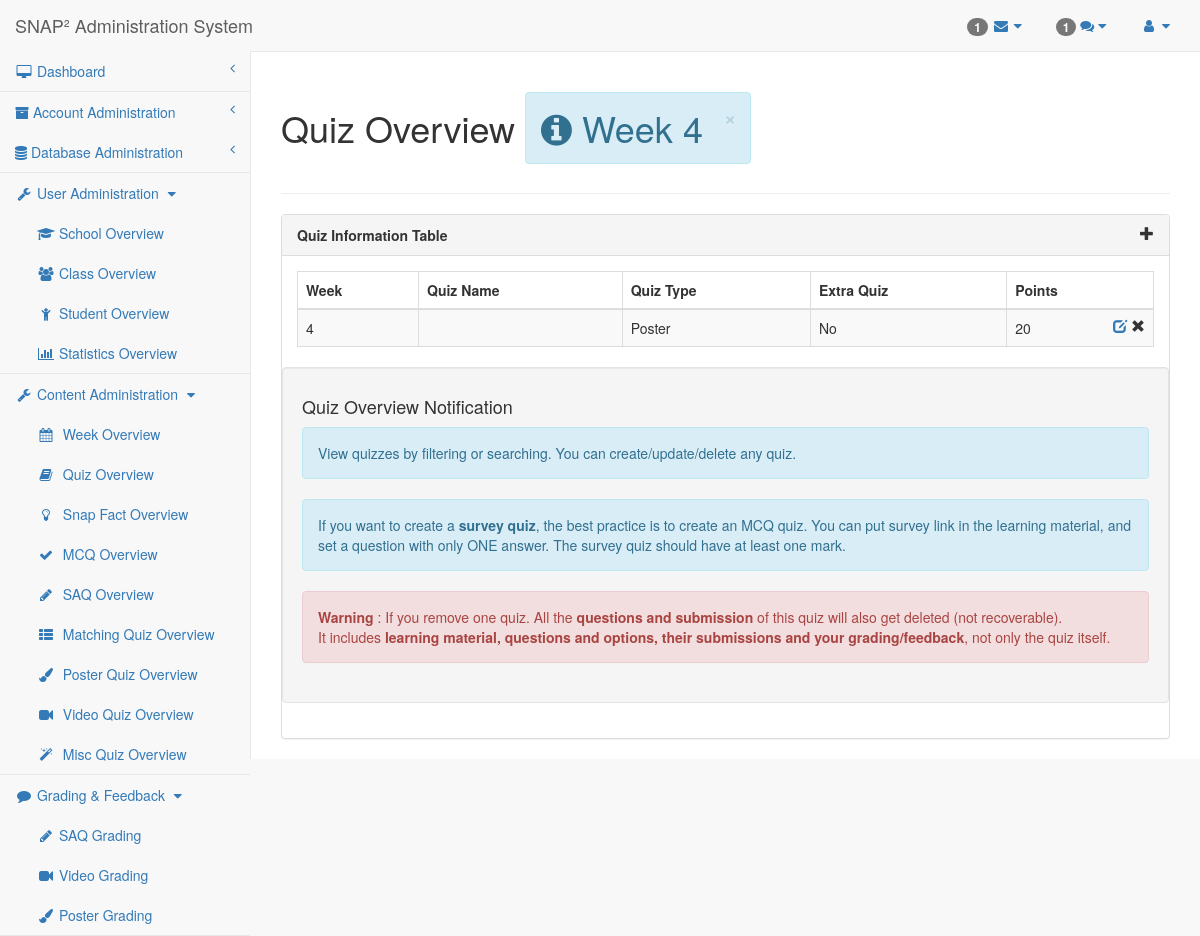
The page /researcher/quiz.php?week=4 (signed in) on the database as committed earlier.
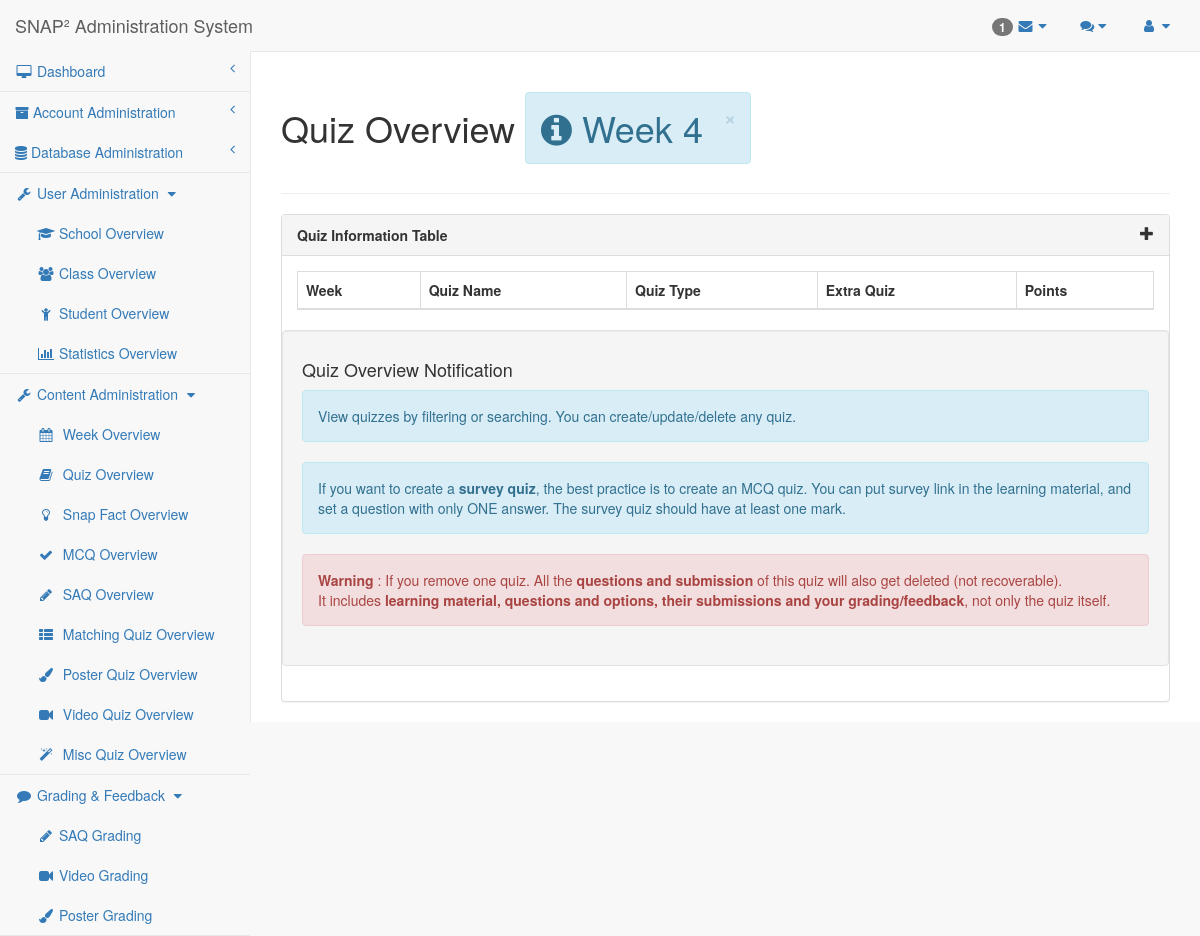
The same page on the database as committed later.
### tables this page shows
CREATE TABLE `quiz` (
  `QuizID` mediumint(9) NOT NULL AUTO_INCREMENT,
  `Week` mediumint(9) DEFAULT NULL,
  `QuizType` enum('SAQ','MCQ','Matching','Poster','Misc') DEFAULT NULL,
  `ExtraQuiz` tinyint(1) DEFAULT 0,
  `TopicID` mediumint(9) DEFAULT NULL,
  `QuizName` text DEFAULT NULL,
  PRIMARY KEY (`QuizID`),
  KEY `Quiz_TopicID_FK` (`TopicID`),
  CONSTRAINT `Quiz_TopicID_FK` FOREIGN KEY (`TopicID`) REFERENCES `topic` (`TopicID`) ON DELETE CASCADE ON UPDATE CASCADE
);

CREATE TABLE `poster_section` (
  `QuizID` mediumint(9) NOT NULL DEFAULT 0,
  `Title` text DEFAULT NULL,
  `Description` text DEFAULT NULL,
  `Points` mediumint(9) DEFAULT NULL,
  PRIMARY KEY (`QuizID`),
  CONSTRAINT `Poster_Section_QuizID_FK` FOREIGN KEY (`QuizID`) REFERENCES `quiz` (`QuizID`) ON DELETE CASCADE ON UPDATE CASCADE
);

### mysql-lib.php (called while the page is built, shortened)
<?php
function getQuizzesByWeek(PDO $conn, $week)
{
    $quizSql = "SELECT QuizID, Week, QuizType, TopicName, ExtraQuiz
                   FROM Quiz NATURAL JOIN Topic WHERE Week = ?";
    $quizQuery = $conn->prepare($quizSql);
    $quizQuery->execute(array($week));
    $quizResult = $quizQuery->fetchAll(PDO::FETCH_OBJ);
    return $quizResult;
}
function getQuizPoints(PDO $conn, $quizID)
{
    $pointsBySection = array('MCQ', 'Matching', 'Poster', 'Misc');
    $pointsByQuestion = array('SAQ', 'Video', 'Image');
    $points = 0;
    $quizTypeSql = "SELECT COUNT(*) FROM Quiz WHERE QuizID = ?";
    $quizTypeQuery = $conn->prepare($quizTypeSql);
    $quizTypeQuery->execute(array($quizID));
    if ($quizTypeQuery->fetchColumn() > 0) {
        $quizTypeSql = "SELECT QuizType FROM Quiz WHERE QuizID = ?";
        $quizTypeQuery = $conn->prepare($quizTypeSql);
        $quizTypeQuery->execute(array($quizID));
        $quizTypeResult = $quizTypeQuery->fetch(PDO::FETCH_OBJ);
        $quizType = $quizTypeResult->QuizType;
        if (in_array($quizType, $pointsBySection)) {
            $pointsSql = "SELECT Points AS SumPoints FROM Quiz NATURAL JOIN " . $quizType . "_Section WHERE QuizID = ?";
        } else if (in_array($quizType, $pointsByQuestion)) {
            $pointsSql = "SELECT SUM(Points) AS SumPoints FROM Quiz NATURAL JOIN SAQ_Section NATURAL JOIN SAQ_Question WHERE QuizID = ?";
        } else {
            throw new Exception("Unexpected Quiz Type. QuizID: " . $quizID);
        }
        $pointsQuery = $conn->prepare($pointsSql);
        $pointsQuery->execute(array($quizID));
        $pointsResult = $pointsQuery->fetch(PDO::FETCH_OBJ);
        if (strlen($pointsResult->SumPoints) > 0) {
            $points = $pointsResult->SumPoints;
        }
    }
    return $points;
}
function getRecords(PDO $conn, $tableName, array $joinTables = null)
{
    $tableSql = "SELECT * FROM " . $tableName;
    if ($joinTables != null) {
        foreach ($joinTables as $joinTable) {
            $tableSql .= " NATURAL JOIN " . $joinTable;
        }
    }
    $tableQuery = $conn->prepare($tableSql);
    $tableQuery->execute();
    $tableResult = $tableQuery->fetchAll(PDO::FETCH_OBJ);
    return $tableResult;
}
function getAllMessages(PDO $conn) {
    $joinTables = array("Student");
    return getRecords($conn, "Messages", $joinTables);
}

### researcher/researcher-lib.php (called while the page is built, shortened)
<?php
require_once("../mysql-lib.php");
$userAdminPageArr = array('School', 'Class', 'Student', 'Statistics');
$userAdminIconArr = array('mortar-board', 'users', 'child', 'bar-chart');
$contentAdminPageArr = array('Week', 'Quiz', 'Snap Fact', 'MCQ', 'SAQ', 'Matching', 'Poster', 'Video', 'Misc');
$quizTypeArr = array('Matching', 'Poster', 'Video', 'Image', 'Misc');
$contentAdminIconArr = array('calendar', 'book', 'lightbulb-o', 'check', 'pencil', 'th-list', 'paint-brush', 'video-camera', 'magic');
$gradingPageArr = array('SAQ Grading', 'Video Grading', 'Poster Grading');
$gradingIconArr = array('pencil', 'video-camera', 'paint-brush');
$editableQuizTypeArr = array('MCQ', 'SAQ', 'Matching', 'Poster', 'Video');
$pageName = basename($_SERVER['SCRIPT_FILENAME'], '.php');
$pageNameForView = getPageNameForView($pageName);
function getPageNameForView($pageName)
{
    $pageNameForView = str_replace('-', ' ', str_replace('editor', '', $pageName));
    $pageNameForView = str_replace('mcq', 'Multiple Choice Quiz', $pageNameForView);
    return ucwords($pageNameForView);
}
?>

### researcher/quiz.php (the view, shortened to what the changed rows need)
<?php
require_once("../mysql-lib.php");
require_once("researcher-lib.php");
$columnName = array('QuizID', 'Week', 'QuizName', 'QuizType', 'ExtraQuiz', 'Points');
try {
    $conn = db_connect();
} catch (Exception $e) {
    debug_err($e);
}
try {
    if (strpos($pageName, 'quiz') !== false) {
        if (isset($_GET['week'])) {
            $quizResult = getQuizzesByWeek($conn, $_GET['week']);
        } else {
            $quizResult = getQuizzes($conn);
        }
    }
} catch (Exception $e) {
    debug_err($e);
}
?>
<!DOCTYPE html>
<html lang="en">
<?php require_once('header-lib.php'); ?>
<body>
<div id="wrapper">
    <?php require_once('navigation.php'); ?>
    <div id="page-wrapper">
        <div class="row">
            <div class="col-lg-12">
                <h1 class="page-header"><?php echo $pageNameForView; ?> Overview
                    <?php if (isset($_GET['week'])) { ?>
                        <div class="alert alert-info alert-dismissable" style="display: inline-block;">
                            <button type="button" class="close" data-dismiss="alert" aria-hidden="true"
                                    onclick="location.href='quiz.php';">×
                            </button>
                            <i class="fa fa-info-circle"></i> <?php echo 'Week ' . $_GET['week']; ?>
                        </div>
                    <?php } ?>
                </h1>
            </div>
        </div>
        <div class="row">
            <div class="col-lg-12">
                <div class="panel panel-default">
                    <div class="panel-body">
                        <div class="dataTable_wrapper">
                            <table class="table table-striped table-bordered table-hover" id="datatables">
                                <?php require_once('table-head.php'); ?>
                                <tbody>
                                <?php for ($i = 0; $i < count($quizResult); $i++) {
                                    $quizID = $quizResult[$i]->QuizID;
                                    $quizType = getQuizType($conn, $quizID);
                                    $points = getQuizPoints($conn, $quizID);
                                    ?>
                                    <tr class="<?php if ($i % 2 == 0) {
                                        echo "odd";
                                    } else {
                                        echo "even";
                                    } ?>">
                                        <td><?php echo $quizResult[$i]->Week ?></td>
                                        <td><?php echo $quizResult[$i]->QuizName ?></td>
                                        <td><?php echo $quizType ?></td>
                                        <td><?php if($quizResult[$i]->ExtraQuiz==1) echo "Yes"; else echo "No"; ?></td>
                                        <td><?php echo $points ?>
                                            <span class="glyphicon glyphicon-remove pull-right"
                                                  aria-hidden="true"></span>
                                            <span class="pull-right" aria-hidden="true">&nbsp;</span>
                                            <?php if (in_array($quizType, $editableQuizTypeArr)) { ?>
                                                <a href="<?php echo strtolower($quizType); ?>-editor.php?quizID=<?php echo $quizID ?>">
                                                    <span class="glyphicon glyphicon-edit pull-right"
                                                          aria-hidden="true"></span>
                                                </a>
                                            <?php } else if (in_array($quizType, $miscQuizTypeArr)) { ?>
                                                <span class="glyphicon glyphicon-edit pull-right"
                                                      data-toggle="modal"
                                                      data-target="#dialog" aria-hidden="true"></span>
                                            <?php } ?>
                                        </td>
                                    </tr>
                                <?php } ?>
                                </tbody>
                            </table>
                        </div>
                    </div>
                </div>
            </div>
        </div>
    </div>
</div>
<?php require_once('sb-admin-lib.php'); ?>
</body>
</html>

### researcher/navigation.php (shortened to what the changed rows need)
<?php
require_once("../mysql-lib.php");
require_once("researcher-lib.php");
try {
    $conn = db_connect();
    $messages = getAllMessages($conn);
    $unreadMessages = array();
    foreach ($messages as $key => $value) {
        if ($value->readOrNot == 0 && $value->isFromStudent == 1) {
            $unreadMessages[] = $value;
        }
    }
} catch (Exception $e) {
    debug_err($e);
}
?>
<?php require_once('header-lib.php'); ?>
<nav class="navbar navbar-default navbar-static-top" role="navigation" style="margin-bottom: 0"
     xmlns="http://www.w3.org/1999/html">
    <?php if (isset($_SESSION['researcherID']) && isset($_SESSION['researcherUsername'])): ?>
        <ul class="nav navbar-top-links navbar-right">
            <li class="dropdown">
                <a class="dropdown-toggle" data-toggle="dropdown" href="#">
                    <?php if (count($unreadMessages) > 0) { ?>
                        <span class="badge"> <?php echo count($unreadMessages) ?></span>
                    <?php } ?>
                    <i class="fa fa-comments"></i>
                    <i class="fa fa-caret-down"></i>
                </a>
            </li>
        </ul>
    <? endif; ?>
    <?php if (isset($_SESSION['researcherID']) && isset($_SESSION['researcherUsername'])): ?>
        <div class="navbar-default sidebar" role="navigation">
            <div class="sidebar-nav navbar-collapse">
                <ul class="nav" id="side-menu">
                    <li>
                        <ul id="userAdmin" class="collapse in nav nav-second-level" aria-expanded="true">
                            <?php for ($i = 0; $i < count($userAdminPageArr); $i++) { ?>
                                <li>
                                    <a href="<?php echo strtolower($userAdminPageArr[$i]); ?>.php"><i
                                                class="fa fa-fw fa-<?php echo $userAdminIconArr[$i]; ?>"></i>&nbsp;<?php echo $userAdminPageArr[$i]; ?>
                                        Overview</a>
                                </li>
                            <?php } ?>
                        </ul>
                    </li>
                    <li>
                        <ul id="contentAdmin" class="collapse in nav nav-second-level" aria-expanded="true">
                            <?php for ($i = 0; $i < count($contentAdminPageArr); $i++) { ?>
                                <li>
                                    <a href="<?php echo str_replace(" ", "-", strtolower($contentAdminPageArr[$i])); ?>.php">
                                        <i class="fa fa-fw fa-<?php echo $contentAdminIconArr[$i]; ?>"></i>
                                        &nbsp;<?php echo $contentAdminPageArr[$i];
                                        if (in_array($contentAdminPageArr[$i], $quizTypeArr)) echo " Quiz" ?>
                                        Overview</a>
                                </li>
                            <?php } ?>
                        </ul>
                    </li>
                    <li>
                        <ul id="gradingPage" class="collapse in nav nav-second-level" aria-expanded="true">
                            <?php for ($i = 0; $i < count($gradingPageArr); $i++) { ?>
                                <li>
                                    <a href="<?php echo str_replace(" ", "-", strtolower($gradingPageArr[$i])); ?>.php"><i
                                                class="fa fa-fw fa-<?php echo $gradingIconArr[$i]; ?>"></i>&nbsp;<?php echo $gradingPageArr[$i]; ?>
                                    </a>
                                </li>
                            <?php } ?>
                        </ul>
                    </li>
                </ul>
            </div>
        </div>
    <? endif; ?>
</nav>
<?php require_once('sb-admin-lib.php'); ?>

### researcher/table-head.php (shortened to what the changed rows need)
<thead>
<tr>
    <?php for ($i = 0; $i < count($columnName); $i++) { ?>
        <th <?php if ($i == 0) {
            echo 'style="display:none"';
        } ?>><?php
            $parts = preg_split('/(?=[A-Z])/', $columnName[$i]);
            for($j=0;$j<count($parts);$j++){
                echo $parts[$j];
            }
            ?></th>
    <?php } ?>
</tr>
</thead>

Rows that differ between the two databases and show on the page:
removed quiz: Week "4", QuizType "Poster", ExtraQuiz "No", QuizID.Points "20"
Other text that changed with them:
count($unreadMessages): "1" → (not shown)
